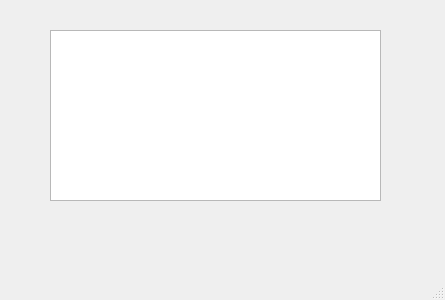
<?xml version="1.0" encoding="UTF-8"?>
<ui version="4.0">
 <class>MainWindow</class>
 <widget class="QMainWindow" name="MainWindow">
  <property name="geometry">
   <rect>
    <x>0</x>
    <y>0</y>
    <width>445</width>
    <height>300</height>
   </rect>
  </property>
  <property name="windowTitle">
   <string>MainWindow</string>
  </property>
  <widget class="QWidget" name="centralwidget">
   <widget class="QTextBrowser" name="textBrowser">
    <property name="geometry">
     <rect>
      <x>50</x>
      <y>30</y>
      <width>331</width>
      <height>171</height>
     </rect>
    </property>
   </widget>
  </widget>
  <widget class="QMenuBar" name="menubar">
   <property name="geometry">
    <rect>
     <x>0</x>
     <y>0</y>
     <width>445</width>
     <height>22</height>
    </rect>
   </property>
  </widget>
  <widget class="QStatusBar" name="statusbar"/>
 </widget>
 <resources/>
 <connections/>
</ui>
